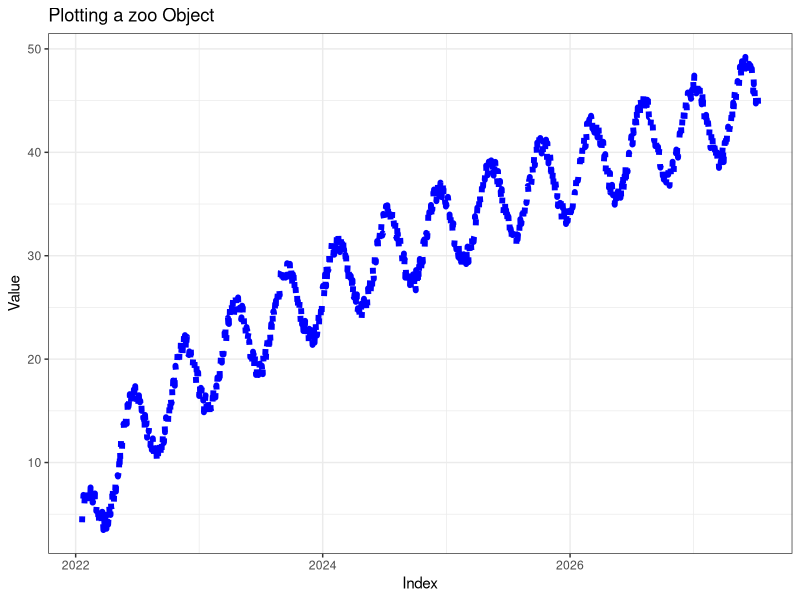

Reproduce this figure in R.
library(tidyverse)
library(zoo)
library(lubridate)

set.seed(1234)

sample_dates <-
  seq(as_date("2022-01-20"), by = "day", length.out = 2000)
sample_values <-
  (cos(1:2000 * (1 / 24)) * 4) +
  (runif(1:2000, min = -1, max = 1)) +
  (sqrt(1:2000))

sample_values <- round(sample_values, digits = 3)


my_zoo <- zoo(x = sample_values, order.by = sample_dates)


my_plot <-
  ggplot(data = my_zoo,
         aes(x = Index, y = my_zoo)) +
  geom_line(color = "blue",
            size = 2,
            linetype = "dotted")


my_plot + 
  theme_bw() + 
  labs(x = "Index",
       y = "Value",
       title = "Plotting a zoo Object")
